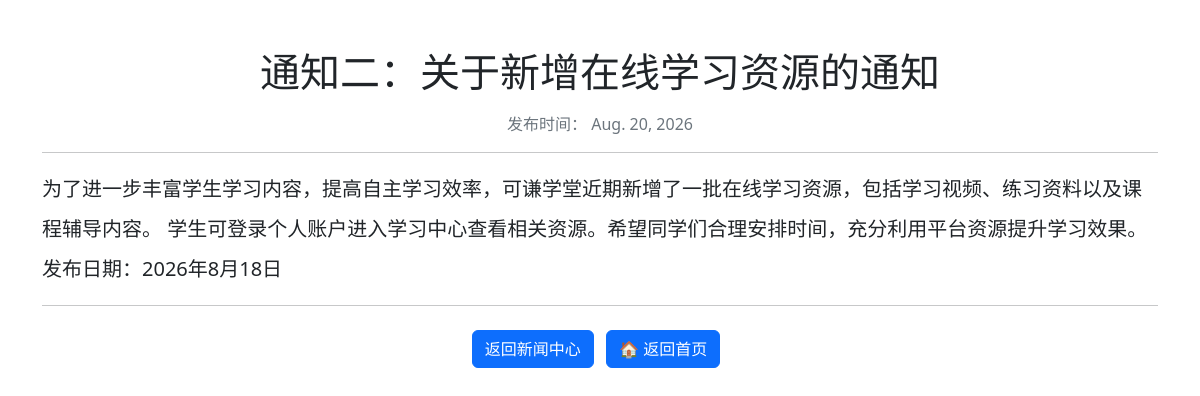
The app's page /news/notice/2/ with its own data.
### news/models.py (models this page shows, shortened)
class Notice(models.Model):
    title = models.CharField(max_length=200, verbose_name="公告标题")
    content = models.TextField(verbose_name="公告内容")
    publish_date = models.DateField(auto_now_add=True, verbose_name="发布日期")
    class Meta:
        ordering = ["-publish_date"]
        verbose_name = "通知公告"
        verbose_name_plural = "通知公告"

### news/views.py (the view)
# urls.py: path("notice/<int:id>/", views.notice_detail, name="notice_detail"),
def notice_detail(request, id):
    notice = get_object_or_404(Notice, id=id)
    return render(request, "news/notice_detail.html", {"notice": notice})

### news/templates/news/notice_detail.html (shortened to what this page needs)
{% load static %}
<!doctype html>
<html lang="zh-CN">
<head>
  <link href="{% static 'bootstrap/css/bootstrap.min.css' %}" rel="stylesheet" />
</head>
<body>
  <div class="container py-5">
    <h1 class="mb-3 text-center">{{ notice.title }}</h1>
    <p class="text-center text-secondary">
      发布时间： {{ notice.publish_date }}
    </p>
    <hr />
    <div class="fs-5 lh-lg">{{ notice.content }}</div>
    <hr />
    <div class="text-center mt-4">
      <a href="{% url 'news' %}" class="btn btn-primary me-2">
        返回新闻中心
      </a>
      <a href="/" class="btn btn-primary me-2"> 🏠 返回首页 </a>
    </div>
  </div>
</body>
</html>

### records on screen
Notice: title "通知二：关于新增在线学习资源的通知", publish_date "Aug. 20, 2026", content "为了进一步丰富学生学习内容，提高自主学习效率，可谦学堂近期新增了一批在线学习资源，包括学习视频、练习资料以及课程辅导内容。 学生可登录个人账户进入学习中心查看相关资源。希望同学们合理安排时间，充分利用平台资源提升学习效果。 发布日期：2026年8月18日"
